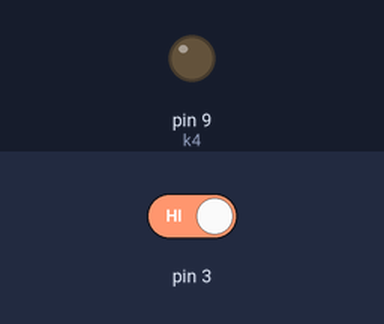
Simulated run of this sketch. Board: Arduino Uno, built with avr-gcc and run on an emulated ATmega328P. Parts: output pins drawn as LEDs (lit = HIGH). The inputs (shaded band) are chosen by the test bench; at power-on: pin 3 HIGH. What the sketch prints to the serial monitor is not drawn.

Above: at 1.2 s.
1.3 s: pin 3 driven LOW
At 2.5 s:
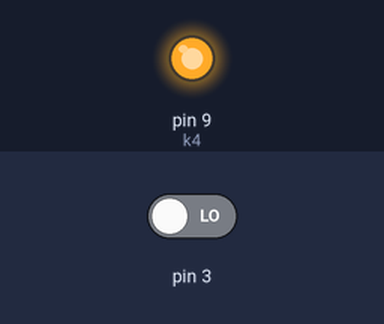
2.8 s: pin 3 driven HIGH
At 3.8 s:
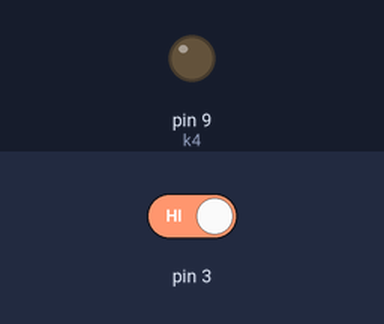
Timing chart, 0 to 5.8 s (numbered marks = the images above; inputs shaded):
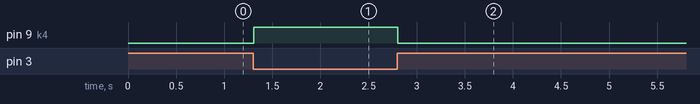

The sketch:

Water_With_Relay_LED.ino
```cpp
#define k4 9
void setup() {
Serial.begin(9600);
pinMode(3,INPUT);
pinMode(k4,OUTPUT);
}

void loop() {
bool water;
water=digitalRead(3);
Serial.println(water);
if(water==0){
 digitalWrite(k4,1);
}
if(water==1){
 digitalWrite(k4,0);

}}
```

Measured:
- after the input at 1.3 s, pin 9 (k4): LOW → HIGH at once
- after the input at 2.8 s, pin 9 (k4): HIGH → LOW at once
